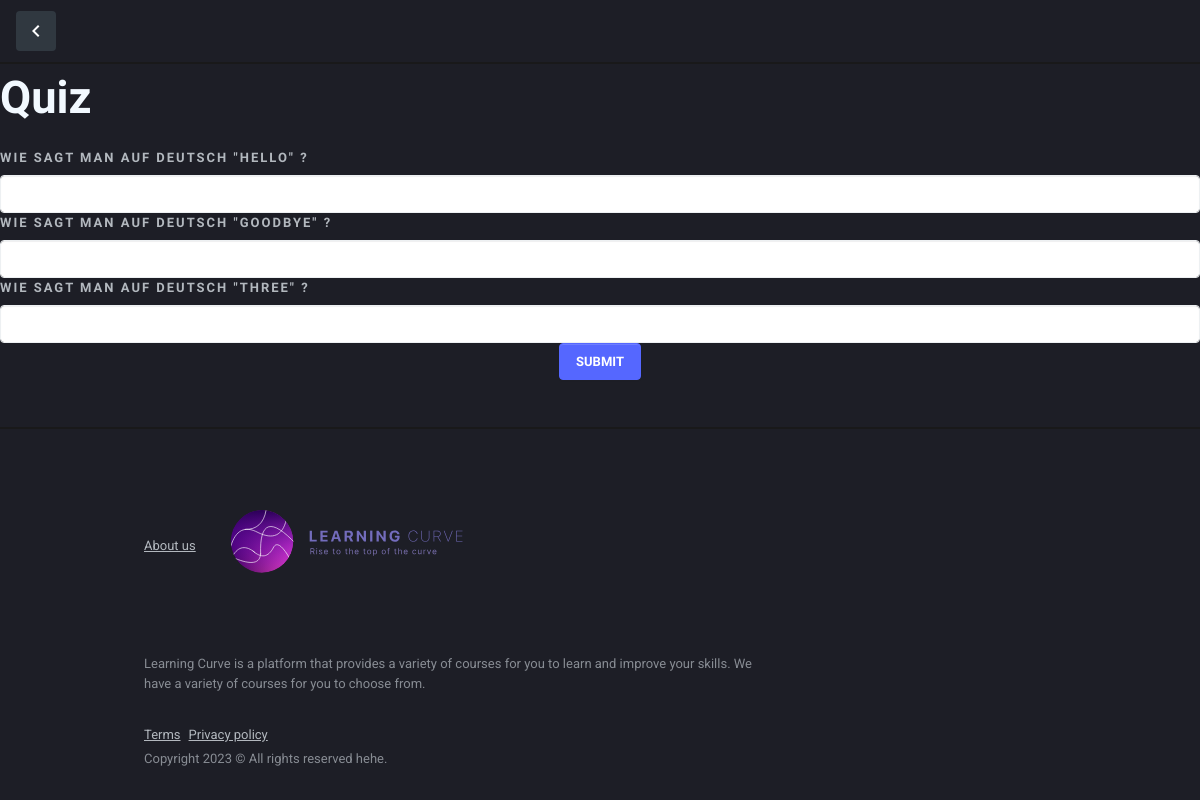
Screenshot of /learningcurveapp/showquiz/7/ (signed in) with the database file from the repository.
### learningcurveapp/models.py (models this page shows, shortened)
class Question(models.Model):
    quiz = models.ForeignKey(Quiz, on_delete=models.CASCADE, related_name="questions")
    question = models.TextField(default='')
    answer = models.CharField(max_length=150, default='')

### learningcurveapp/views.py (the view)
# urls.py: path('showquiz/<int:id>/', views.showquiz, name='showquiz'),
@login_required
def showquiz(request,id):
    role=request.user.groups.first().name
    questions=Question.objects.filter(quiz=id).order_by('id').values()
    return render(request, 'learningcurveapp/showquiz.html',{'id':id,'questions':questions,'role':role})

### learningcurveapp/templates/learningcurveapp/showquiz.html (shortened to what this page needs)
<!DOCTYPE html>
<html lang="en"
      dir="ltr"
      class="dark-mode">
<head>
    {% load static %}
    <link type="text/css"
          href="https://cdnjs.cloudflare.com/ajax/libs/spinkit/1.2.5/spinkit.min.css"
          rel="stylesheet">
    <link type="text/css"
          href="https://cdnjs.cloudflare.com/ajax/libs/jquery.perfect-scrollbar/1.5.2/css/perfect-scrollbar.min.css"
          rel="stylesheet">
    <link type="text/css"
          href="https://cdnjs.cloudflare.com/ajax/libs/font-awesome/5.15.3/css/all.min.css"
          rel="stylesheet">
    <link type="text/css"
          href="{% static 'learningcurveapp/css/preloader.css' %}"
          rel="stylesheet">
    <link type="text/css"
          href="{% static 'learningcurveapp/css/app.css' %}"
          rel="stylesheet">
    <link type="text/css"
          href="{% static 'learningcurveapp/css/dark.css' %}"
          rel="stylesheet">
</head>
<body class="layout-app ">
<div class="mdk-drawer-layout js-mdk-drawer-layout"
     data-push
     data-responsive-width="992px">
    <div class="mdk-drawer-layout__content page-content">
        <div class="navbar navbar-expand pr-0 navbar-dark border-bottom-2"
             id="default-navbar"
             data-primary>
            <span class="d-none d-md-flex align-items-center mr-16pt">
                        <span class="avatar avatar-sm mr-12pt">
                           <a href="javascript:history.back()">
                            <span class="avatar-title rounded navbar-avatar"><i
                                    class="material-icons">keyboard_arrow_left</i></span></a>
                        </span>
                    </span>
        </div>
        {% if role == "teacher" %}
        <div class="navbar navbar-light border-0 navbar-expand-sm"
             style="white-space: nowrap;">
            <h1 class="text-white flex m-0">Quiz correction</h1>
        </div>
        <ul class="nav navbar-nav flex align-items-sm ">
            {% for c in questions %}
            <li class="nav-item navbar-list__item bg-primary pb-lg-14pt py-14pt">
                <i class="material-icons text-muted icon--left">Q</i>
                {{c.question}}
            </li>
                <li class="nav-item navbar-list__item pb-lg-14pt py-14pt ">
                    <i class="material-icons text-muted icon--left">&#10004;</i>
                    {{c.answer}}
                </li>
            {% endfor %}
        </ul>
        {% else %}
        <div style="white-space: nowrap;">
            <h1 >Quiz </h1>
        </div>
        <div>
            <form method="post" action="{% url 'student-quiz-result-details' id=id %}" >
                {% for c in questions %}
                <div  >
                    <label class="form-label"
                           for="name">{{c.question}}</label>
                </div>
                <div >
                    <input id="name"
                           type="text"
                           class="form-control"
                           name=answer[] >
                </div>
        {% endfor %}
        <div class="text-center">
            <button class="btn btn-primary">Submit</button>
        </div>
        </form>
        </div>
        {% endif%}
        <div class=" border-top-2 mt-auto">
            <div class="container page__container page-section d-flex flex-column">
                <p class="text-70 brand mb-24pt">
                    <a href="/learningcurveapp/aboutus"
                       class="text-70 text-underline small">About us</a>
                    <img class="brand-icon"
                         src="{% static 'learningcurveapp/images/Logo.svg' %}"
                         width="300"
                         alt="Learning Curve">
                </p>
                <p class="measure-lead-max text-50 small mr-8pt">Learning Curve is a platform that provides a variety of
                    courses for you to learn and improve your skills. We have a variety of courses for you to choose
                    from.</p>
                <p class="mb-8pt d-flex">
                    <a href=""
                       class="text-70 text-underline mr-8pt small">Terms</a>
                    <a href=""
                       class="text-70 text-underline small">Privacy policy</a>
                </p>
                <p class="text-50 small mt-n1 mb-0">Copyright 2023 &copy; All rights reserved hehe.</p>
            </div>
        </div>
    </div>
</div>
</body>
</html>

### learningcurveapp/static/learningcurveapp/css/preloader.css (style rules this page uses)
:root { --sk-size:64px;--sk-color:#fff }

### learningcurveapp/static/learningcurveapp/css/dark.css (style rules this page uses)
html.dark-mode body { color:#f2f9ff }
html[dir].dark-mode body { background-color:#1d1e26 }
html.dark-mode .link-color,html.dark-mode a:not([class]) { color:rgba(242,249,255,.7) }
html.dark-mode .h1,html.dark-mode .h2,html.dark-mode .h3,html.dark-mode .h4,html.dark-mode .h5,html.dark-mode .h6,html.dark-mode h1,html.dark-mode h2,html.dark-mode h3,html.dark-mode h4,html.dark-mode h5,html.dark-mode h6 { color:#f2f9ff }
html.dark-mode .text-50,html.dark-mode .text-muted { color:rgba(242,249,255,.5)!important }
html.dark-mode .text-70 { color:rgba(242,249,255,.7)!important }
html[dir].dark-mode .border-top-2 { border-top-color:#19191a!important }
html[dir].dark-mode .border-bottom-2 { border-bottom-color:#19191a!important }
html.dark-mode .form-label { color:rgba(242,249,255,.7) }

### rows the page displays
Question: question "WIE SAGT MAN AUF DEUTSCH \"HELLO\" ?"
Question: question "WIE SAGT MAN AUF DEUTSCH \"GOODBYE\" ?"
Question: question "WIE SAGT MAN AUF DEUTSCH \"THREE\" ?"
